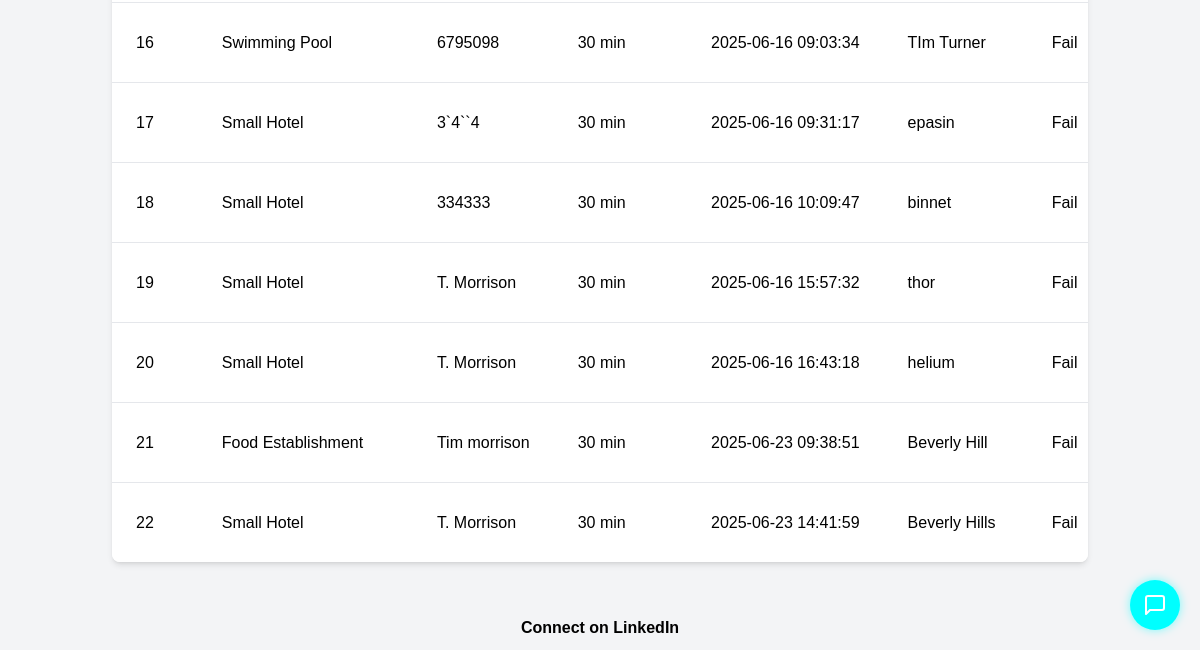
Page /admin (signed in, lower part) on the earlier database version.
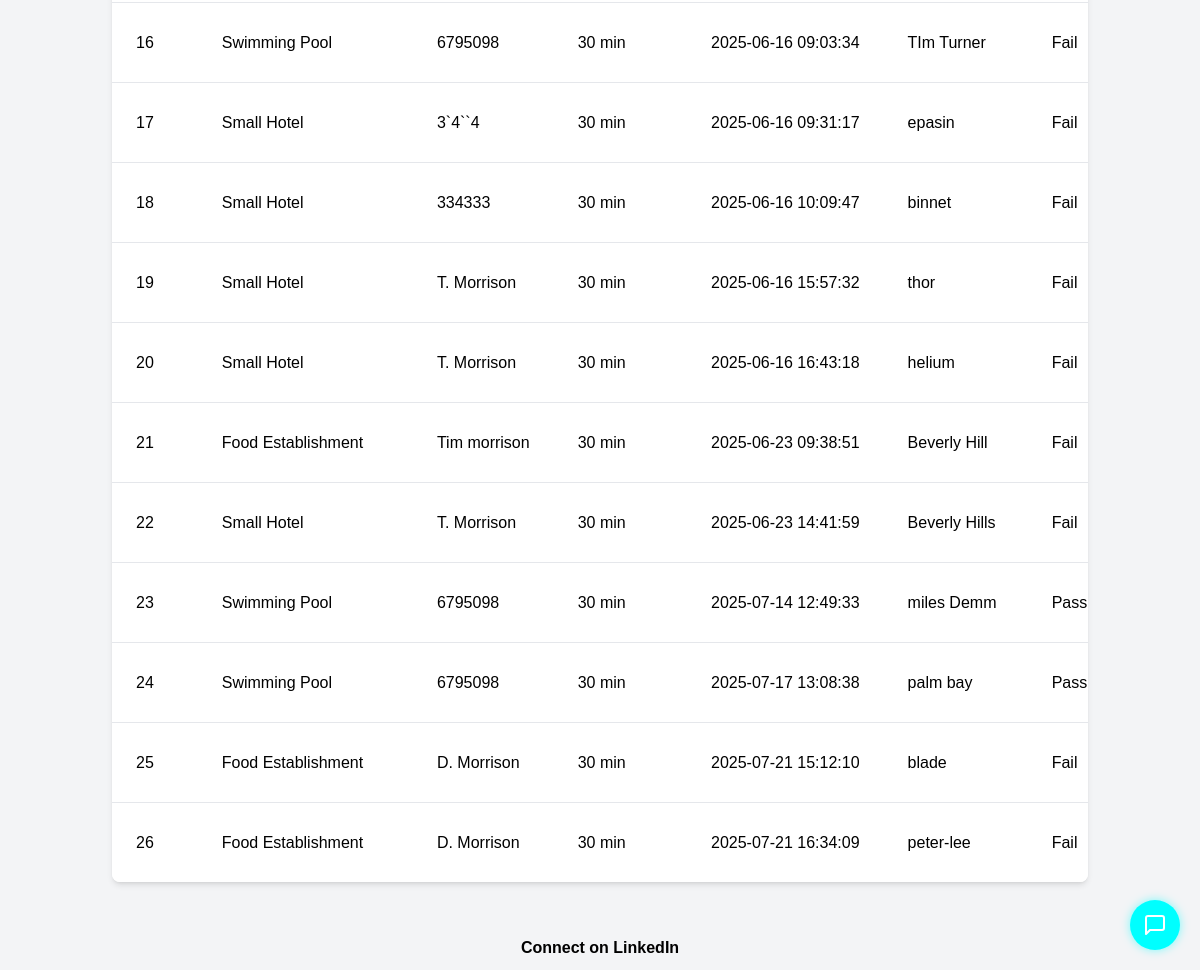
Same page on the later database version.
### tables this page shows
CREATE TABLE inspections
                 (id INTEGER PRIMARY KEY AUTOINCREMENT,
                  establishment_name TEXT,
                  address TEXT,
                  inspector_name TEXT,
                  inspection_date TEXT,
                  inspection_time TEXT,
                  type_of_establishment TEXT,
                  comments TEXT,
                  inspector_signature TEXT,
                  manager_signature TEXT,
                  manager_date TEXT,
                  created_at TEXT DEFAULT CURRENT_TIMESTAMP,
                  physical_location TEXT,
                  owner TEXT,
                  license_no TEXT,
                  no_of_employees TEXT,
                  purpose_of_visit TEXT,
                  action TEXT,
                  result TEXT,
                  food_inspected TEXT,
                  food_condemned TEXT,
                  critical_score INTEGER,
                  overall_score INTEGER,
                  received_by TEXT,
                  form_type TEXT,
                  scores TEXT,
                  inspector_code TEXT, score_1A REAL DEFAULT 0, score_1B REAL DEFAULT 0, score_1C REAL DEFAULT 0, score_1D REAL DEFAULT 0, score_1E REAL DEFAULT 0, score_1F REAL DEFAULT 0, score_1G REAL DEFAULT 0, score_1H REAL DEFAULT 0, score_2A REAL DEFAULT 0, score_2B REAL DEFAULT 0, score_2C REAL DEFAULT 0, score_2D REAL DEFAULT 0, score_2E REAL DEFAULT 0, score_2F REAL DEFAULT 0, score_2G REAL DEFAULT 0, score_2H REAL DEFAULT 0, score_2I REAL DEFAULT 0, score_2J REAL DEFAULT 0, score_3A REAL DEFAULT 0, score_3B REAL DEFAULT 0, score_3C REAL DEFAULT 0, score_3D REAL DEFAULT 0, score_4A REAL DEFAULT 0, score_4B REAL DEFAULT 0, score_5A REAL DEFAULT 0, score_5B REAL DEFAULT 0, score_6A REAL DEFAULT 0, score_6B REAL DEFAULT 0, score_6C REAL DEFAULT 0, score_6D REAL DEFAULT 0, score_7A REAL DEFAULT 0, score_7B REAL DEFAULT 0, score_7C REAL DEFAULT 0, score_7D REAL DEFAULT 0, score_7E REAL DEFAULT 0, score_8A REAL DEFAULT 0, score_8B REAL DEFAULT 0, score_8C REAL DEFAULT 0, score_9A REAL DEFAULT 0, score_9B REAL DEFAULT 0, score_9C REAL DEFAULT 0);

### app.py (the view)
@app.route('/admin')
def admin():
    if 'admin' not in session:
        return redirect(url_for('login'))
    conn = sqlite3.connect('inspections.db')
    c = conn.cursor()
    c.execute("""
        SELECT id, form_type, inspector_name, created_at, establishment_name, result
        FROM inspections
        WHERE form_type IN ('Food Establishment', 'Spirit Licence Premises', 'Swimming Pool', 'Small Hotel')
        UNION
        SELECT id, 'Residential' AS form_type, inspector_name, created_at, premises_name, result
        FROM residential_inspections
        UNION
        SELECT id, 'Burial' AS form_type, '' AS inspector_name, created_at, applicant_name, 'Completed' AS result
        FROM burial_site_inspections
    """)
    forms = c.fetchall()
    conn.close()
    return render_template('admin.html', forms=forms)

### templates/admin.html (shortened to what this page needs)
<!DOCTYPE html>
<html>
<head>
    <script src="https://cdn.tailwindcss.com"></script>
    <link rel="stylesheet" href="https://unpkg.com/leaflet@1.9.4/dist/leaflet.css" />
</head>
<body class="bg-gray-100">
    <div class="container mx-auto p-6">
        <div id="overview" class="tab-content active">
            <div class="bg-white shadow-md rounded-lg overflow-hidden mt-6">
                <table class="min-w-full divide-y divide-gray-200">
                    <tbody class="bg-white divide-y divide-gray-200">
                        {% for form in forms %}
                        <tr class="hover:bg-gray-50" data-form-id="{{ form[0] }}" data-form-type="{{ form[1] }}">
                            <td class="px-6 py-4 whitespace-nowrap">{{ form[0] }}</td>
                            <td class="px-6 py-4 whitespace-nowrap">{{ form[1] }}</td>
                            <td class="px-6 py-4 whitespace-nowrap">{{ form[2] or 'N/A' }}</td>
                            <td class="px-6 py-4 whitespace-nowrap">30 min</td>
                            <td class="px-6 py-4 whitespace-nowrap">{{ form[3] }}</td>
                            <td class="px-6 py-4 whitespace-nowrap">{{ form[4] or 'N/A' }}</td>
                            <td class="px-6 py-4 whitespace-nowrap">{{ 'Pass' if form[5] in ['Pass', 'Completed'] else 'Fail' }}</td>
                        </tr>
                        {% endfor %}
                    </tbody>
                </table>
            </div>
        </div>
        <div class="chat-container">
            <div class="chat-icon" onclick="toggleChat()">
                <svg xmlns="http://www.w3.org/2000/svg" width="24" height="24" viewBox="0 0 24 24" fill="none" stroke="white" stroke-width="2" stroke-linecap="round" stroke-linejoin="round">
                    <path d="M21 15a2 2 0 0 1-2 2H7l-4 4V5a2 2 0 0 1 2-2h14a2 2 0 0 1 2 2z"></path>
                </svg>
            </div>
        </div>
    </div>
    <footer>
        <a href="https://www.linkedin.com" target="_blank" class="black-bold">Connect on LinkedIn</a>
    </footer>
</body>
</html>

Differences in the rows shown:
added inspections: id "23", form_type "Swimming Pool", inspector_name "6795098", created_at "2025-07-14 12:49:33", establishment_name "miles Demm", result "Pass"
added inspections: id "24", form_type "Swimming Pool", inspector_name "6795098", created_at "2025-07-17 13:08:38", establishment_name "palm bay", result "Pass"
added inspections: id "25", form_type "Food Establishment", inspector_name "D. Morrison", created_at "2025-07-21 15:12:10", establishment_name "blade", result "Fail"
added inspections: id "26", form_type "Food Establishment", inspector_name "D. Morrison", created_at "2025-07-21 16:34:09", establishment_name "peter-lee", result "Fail"
